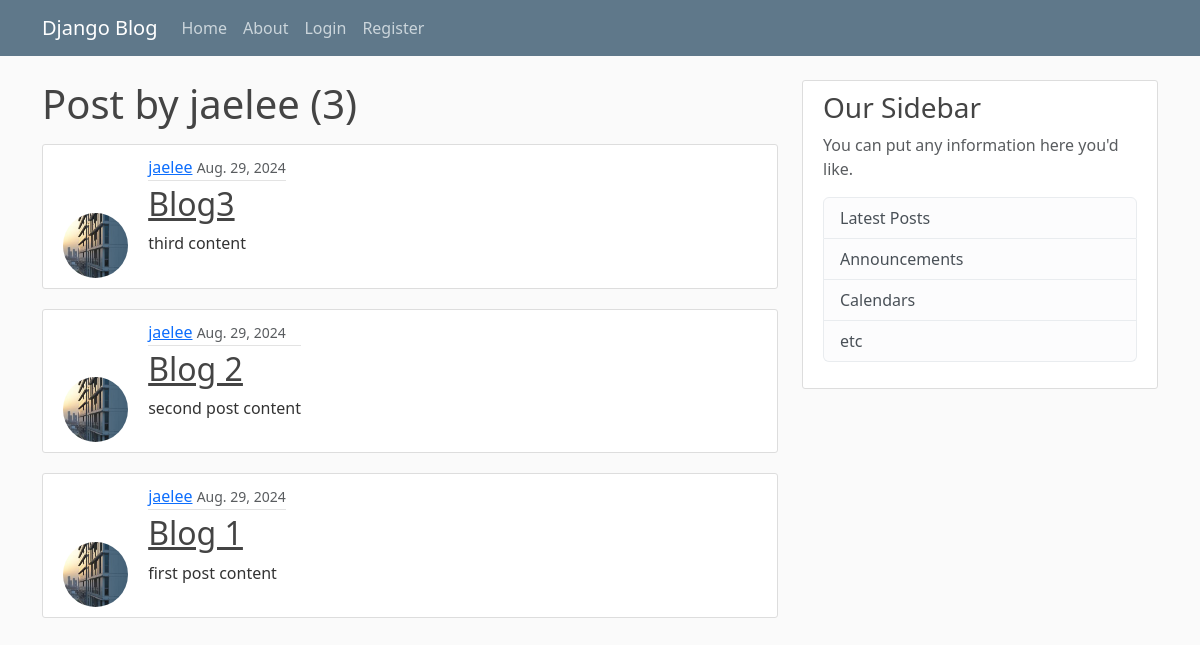
/user/jaelee, run on an earlier commit of the app's database.
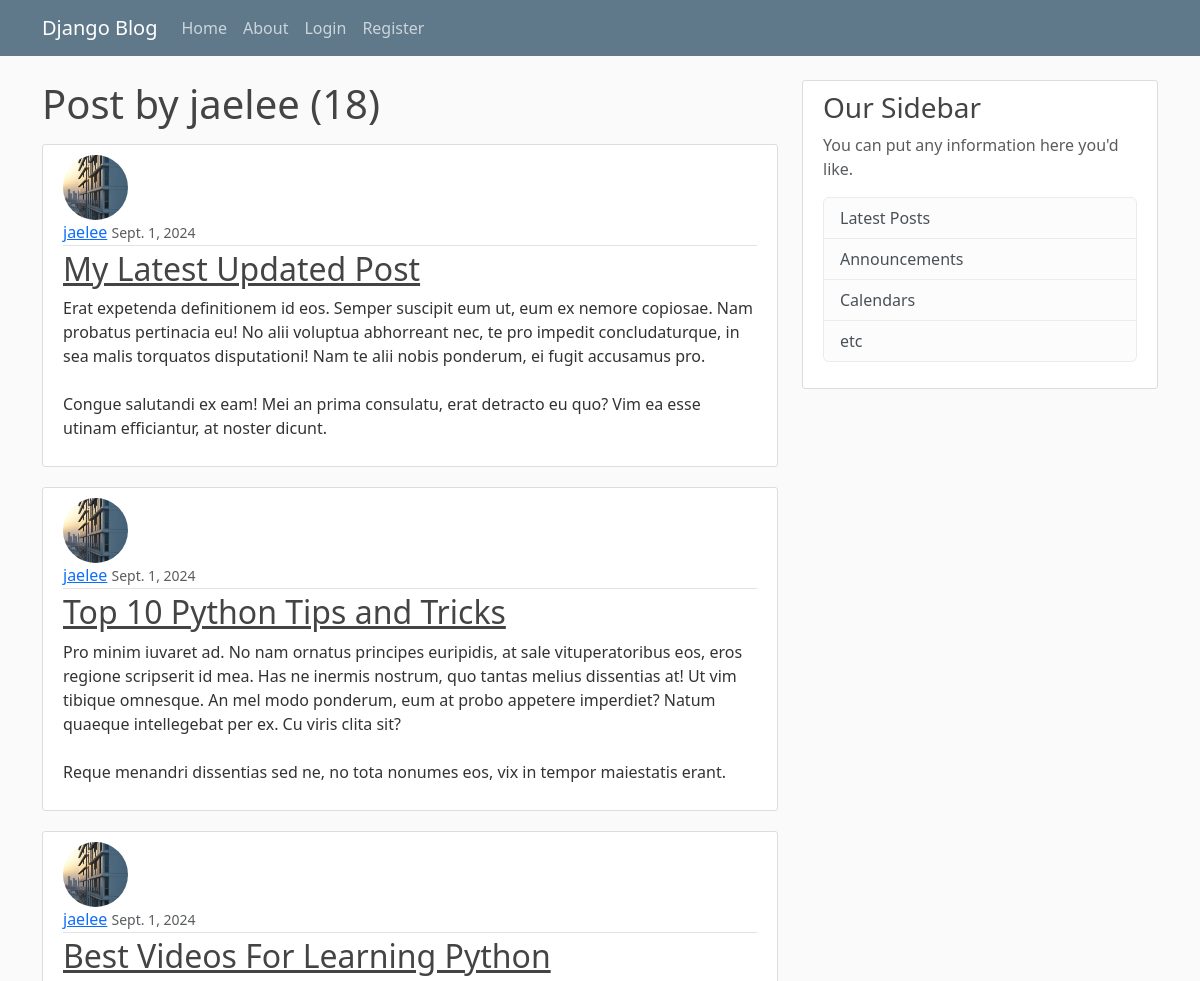
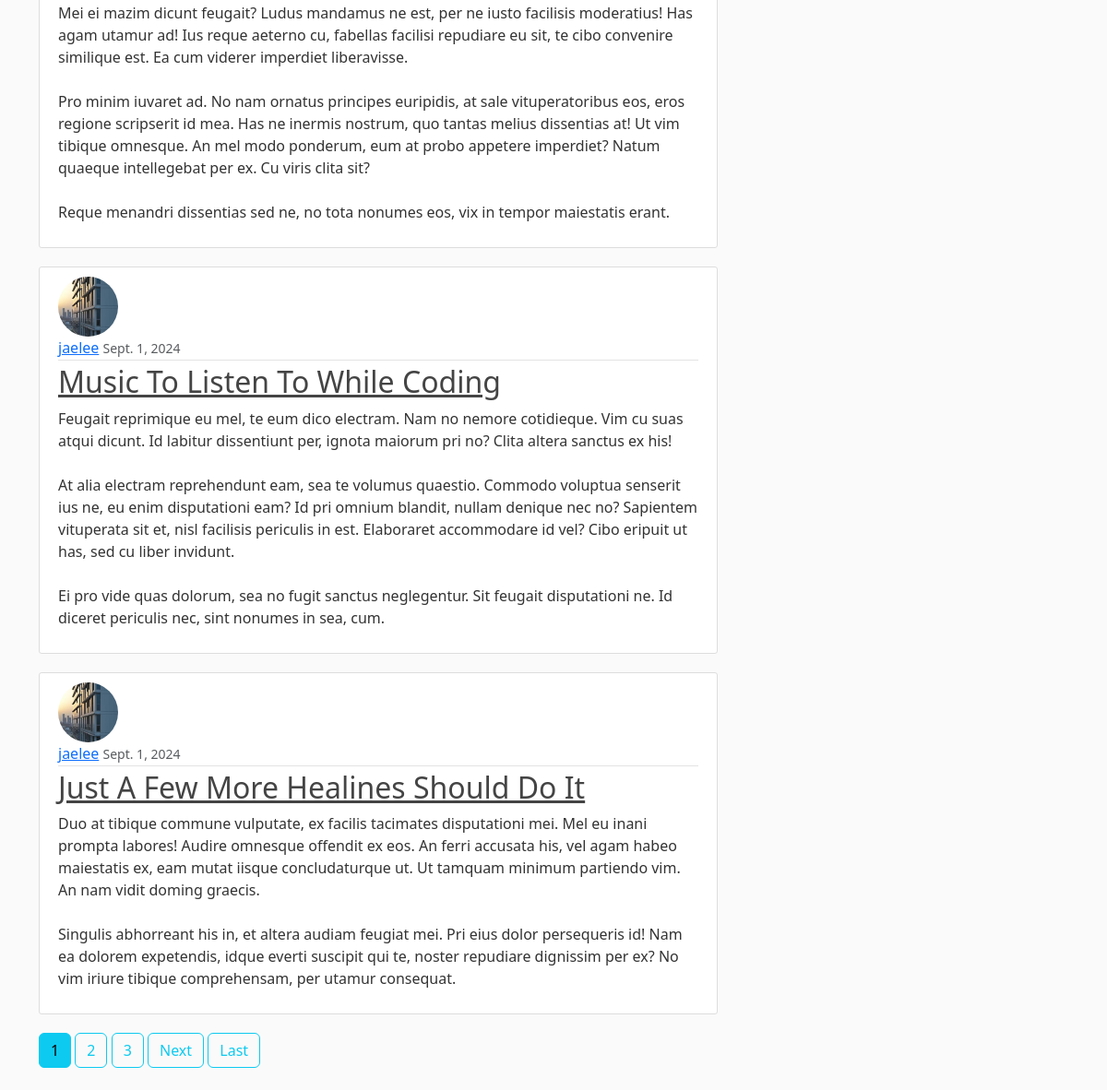
And on a later commit of the database (2 pictures, top to bottom).
### blog/models.py (models this page shows, shortened)
class Post(models.Model):
    title = models.CharField(max_length=100)
    content = models.TextField()
    date_posted = models.DateTimeField(default=timezone.now)
    author = models.ForeignKey(
        User, on_delete=models.CASCADE
    )  # if user get deleted we also delete related posts

### users/models.py (models this page shows, shortened)
class Profile(models.Model):
    user = models.OneToOneField(
        User, on_delete=models.CASCADE
    )  # remember cascade is when user get deleted you also delete the profile
    image = models.ImageField(default="default.jpg", upload_to="profile_pics")

### blog/views.py (the view)
# urls.py: path("user/<str:username>", UserPostListView.as_view(), name="user-posts"),
class UserPostListView(ListView):
    model = Post
    template_name = "blog/user_posts.html"
    context_object_name = "posts"  # b/c django takes obj list as default not the text
    paginate_by = 5
    def get_queryset(self):
        user = get_object_or_404(User, username=self.kwargs.get("username"))
        return Post.objects.filter(author=user).order_by("-date_posted")

### blog/templates/blog/user_posts.html (shortened to what this page needs)
{% extends "blog/base.html" %}
{% block content %}
  <h1 class="mb-3">Post by {{ view.kwargs.username }} ({{ page_obj.paginator.count }})</h1>
  {% for post in posts %}
    <article class="media content-section">
      <img class="rounded-circle article-img" src="{{ post.author.profile.image.url }}">
      <div class="media-body d-inline-block">
        <div class="article-metadata">
        <a class="mr-2" href="{% url 'user-posts' post.author.username %}">{{ post.author }}</a>
          <small class="text-muted">{{ post.date_posted | date:"" }}</small>
        </div>
        <h2><a class="article-title" href="{% url 'post-detail' post.id %}">{{ post.title }}</a></h2>
        <p class="article-content">{{ post.content }}</p>
      </div>
    </article>
  {% endfor %}
  {% if is_paginated %}
    {% for num in page_obj.paginator.page_range %}
      {% if page_obj.number == num %}
        <a class="btn btn-info mb-4" href="?page={{ num }}">{{ num }}</a>
      {% elif num > page_obj.number|add:'-3' and num < page_obj.number|add:'3' %}
        <a class="btn btn-outline-info mb-4" href="?page={{ num }}">{{ num }}</a>
      {% endif %}
    {% endfor %}
    {% if page_obj.has_next %}
      <a class="btn btn-outline-info mb-4" href="?page={{ page_obj.next_page_number }}">Next</a>
      <a class="btn btn-outline-info mb-4" href="?page={{ page_obj.paginator.num_pages }}">Last</a>
    {% endif %}
  {% endif %}
{% endblock content %}

### blog/templates/blog/base.html (shortened to what this page needs)
{% load static %}
<!DOCTYPE html>
<html lang="en">
  <head>
    <link href="https://cdn.jsdelivr.net/npm/bootstrap@5.3.3/dist/css/bootstrap.min.css"
      rel="stylesheet"
>
    <link rel="stylesheet" type="text/css" href="{% static 'blog/main.css' %}">
  </head>
  <body>
    <header class="site-header">
    <nav class="navbar navbar-expand-md navbar-dark bg-steel fixed-top">
      <div class="container">
        <a class="navbar-brand mr-4" href="{% url 'blog-home' %}">Django Blog</a>
          <div class="collapse navbar-collapse" id="navbarToggle">
            <div class="navbar-nav mr-auto">
              <a class="nav-item nav-link" href="{% url 'blog-home' %}">Home</a>
              <a class="nav-item nav-link" href="{% url 'blog-about' %}">About</a>
            </div>
            <div class="navbar-nav">
              {% if user.is_authenticated %}
                <a class="nav-item nav-link" href="{% url 'post-create' %}">New Post</a>
                <a class="nav-item nav-link" href="{% url 'profile' %}">Profile</a>
                <form action="{% url 'logout' %}" method="post">
                  {% csrf_token %}
                  <button type="submit" class="nav-item nav-link">Logout</button>
                </form>
              {% else %}
                <a class="nav-item nav-link" href="{% url 'login' %}">Login</a>
                <a class="nav-item nav-link" href="{% url 'register' %}">Register</a>
              {% endif %}
            </div>
          </div>
        </div>
      </nav>
    </header>
    <main role="main" class="container">
      <div class="row">
        <div class="col-md-8">
          {% block content %}{% endblock %}
        </div>
        <div class="col-md-4">
          <div class="content-section">
            <h3>Our Sidebar</h3>
            <p class='text-muted'>You can put any information here you'd like.
              <ul class="list-group">
                <li class="list-group-item list-group-item-light">Latest Posts</li>
                <li class="list-group-item list-group-item-light">Announcements</li>
                <li class="list-group-item list-group-item-light">Calendars</li>
                <li class="list-group-item list-group-item-light">etc</li>
              </ul>
            </p>
          </div>
        </div>
      </div>
    </main>
  </body>
</html>

### blog/static/blog/main.css (style rules this page uses)
body { background: #fafafa; color: #333333; margin-top: 5rem; }
h1, h2, h3, h4, h5, h6 { color: #444444; }
ul { margin: 0; }
.bg-steel { background-color: #5f788a; }
.site-header .navbar-nav .nav-link { color: #cbd5db; }
.content-section { background: #ffffff; padding: 10px 20px; border: 1px solid #dddddd; border-radius: 3px; margin-bottom: 20px; }
.article-title { color: #444444; }
.article-content { white-space: pre-line; }
.article-img { height: 65px; width: 65px; margin-right: 16px; }
.article-metadata { padding-bottom: 1px; margin-bottom: 4px; border-bottom: 1px solid #e3e3e3 }

What changed in the data, as far as the page shows it:
no longer on this page (row unchanged): Post: author.profile.image (picture), author "jaelee", date_posted "Aug. 29, 2024", title "Blog3", content "third content"
no longer on this page (row unchanged): Post: author.profile.image (picture), author "jaelee", date_posted "Aug. 29, 2024", title "Blog 2", content "second post content"
no longer on this page (row unchanged): Post: author.profile.image (picture), author "jaelee", date_posted "Aug. 29, 2024", title "Blog 1", content "first post content"
added Post: author.profile.image (picture), author "jaelee", date_posted "Sept. 1, 2024", title "My Latest Updated Post", content "Erat expetenda definitionem id eos. Semper suscipit eum ut, eum ex nemore copiosae. Nam probatus pertinacia eu! No alii voluptua abhorreant nec, te pro impedit concludaturque, in sea malis torquatos disputationi! Nam te alii nobis ponderum, ei fugit accusamus pro. Congue salutandi ex eam! Mei an prima consulatu, erat detracto eu quo? Vim ea esse utinam efficiantur, at noster dicunt."
added Post: author.profile.image (picture), author "jaelee", date_posted "Sept. 1, 2024", title "Top 10 Python Tips and Tricks", content "Pro minim iuvaret ad. No nam ornatus principes euripidis, at sale vituperatoribus eos, eros regione scripserit id mea. Has ne inermis nostrum, quo tantas melius dissentias at! Ut vim tibique omnesque. An mel modo ponderum, eum at probo appetere imperdiet? Natum quaeque intellegebat per ex. Cu viris clita sit? Reque menandri dissentias sed ne, no tota nonumes eos, vix in tempor maiestatis erant."
added Post: author.profile.image (picture), author "jaelee", date_posted "Sept. 1, 2024", title "Best Videos For Learning Python", content "Mei ei mazim dicunt feugait? Ludus mandamus ne est, per ne iusto facilisis moderatius! Has agam utamur ad! Ius reque aeterno cu, fabellas facilisi repudiare eu sit, te cibo convenire similique est. Ea cum viderer imperdiet liberavisse. Pro minim iuvaret ad. No nam ornatus principes euripidis, at sale vituperatoribus eos, eros regione scripserit id mea. Has ne inermis nostrum, quo tantas melius dissentias at! Ut vim tibique omnesque. An mel modo ponderum, eum at probo appetere imperdiet? Natum quaeque intellegebat per ex. Cu viris clita sit? Reque menandri dissentias sed ne, no tota nonumes eos, vix in tempor maiestatis erant."
added Post: author.profile.image (picture), author "jaelee", date_posted "Sept. 1, 2024", title "Music To Listen To While Coding", content "Feugait reprimique eu mel, te eum dico electram. Nam no nemore cotidieque. Vim cu suas atqui dicunt. Id labitur dissentiunt per, ignota maiorum pri no? Clita altera sanctus ex his! At alia electram reprehendunt eam, sea te volumus quaestio. Commodo voluptua senserit ius ne, eu enim disputationi eam? Id pri omnium blandit, nullam denique nec no? Sapientem vituperata sit et, nisl facilisis periculis in est. Elaboraret accommodare id vel? Cibo eripuit ut has, sed cu liber invidunt. Ei pro vide quas dolorum, sea no fugit sanctus neglegentur. Sit feugait disputationi ne. Id diceret periculis nec, sint nonumes in sea, cum."
added Post: author.profile.image (picture), author "jaelee", date_posted "Sept. 1, 2024", title "Just A Few More Healines Should Do It", content "Duo at tibique commune vulputate, ex facilis tacimates disputationi mei. Mel eu inani prompta labores! Audire omnesque offendit ex eos. An ferri accusata his, vel agam habeo maiestatis ex, eam mutat iisque concludaturque ut. Ut tamquam minimum partiendo vim. An nam vidit doming graecis. Singulis abhorreant his in, et altera audiam feugiat mei. Pri eius dolor persequeris id! Nam ea dolorem expetendis, idque everti suscipit qui te, noster repudiare dignissim per ex? No vim iriure tibique comprehensam, per utamur consequat."
Also different on the page:
{{ page_obj.paginator.count }}: "3" → "18"
new list line: "1"
new list line: "2"
new list line: "3"
text now shown: "Next Last"
